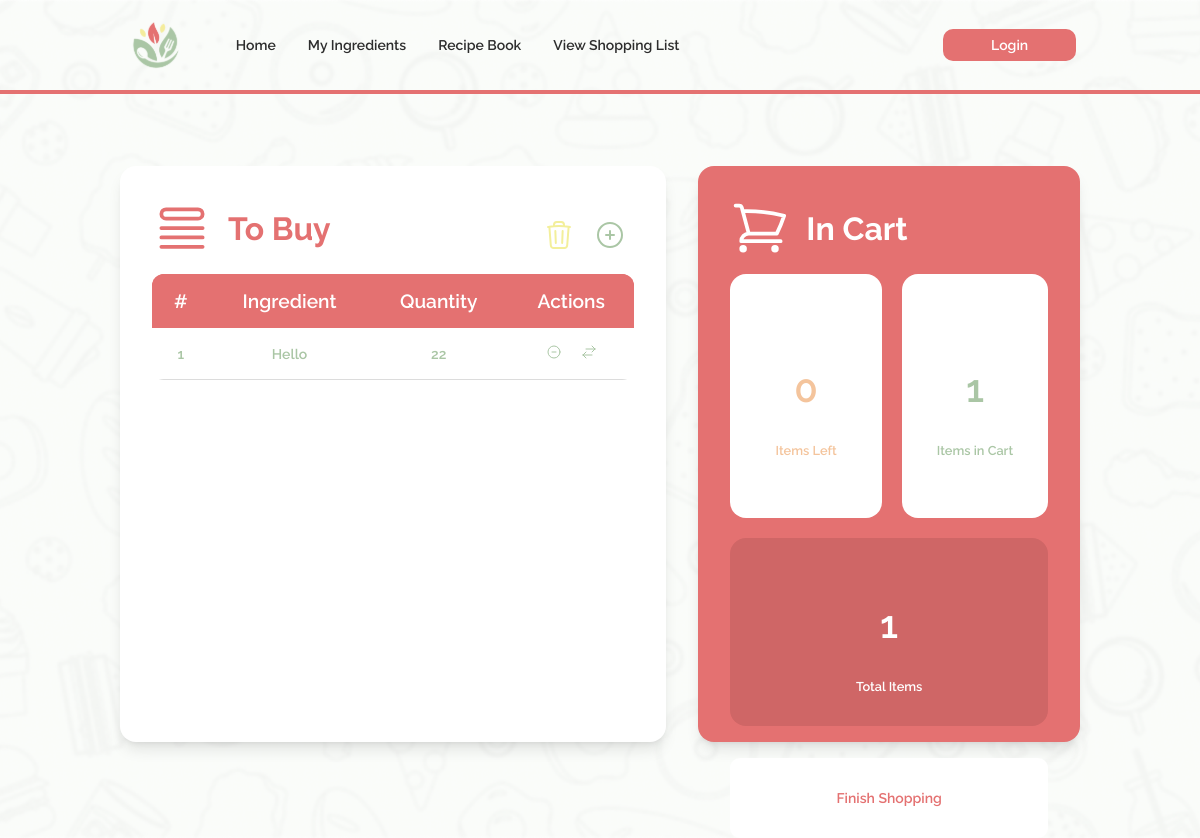
Page /shoppinglist/1/ on the earlier database version.
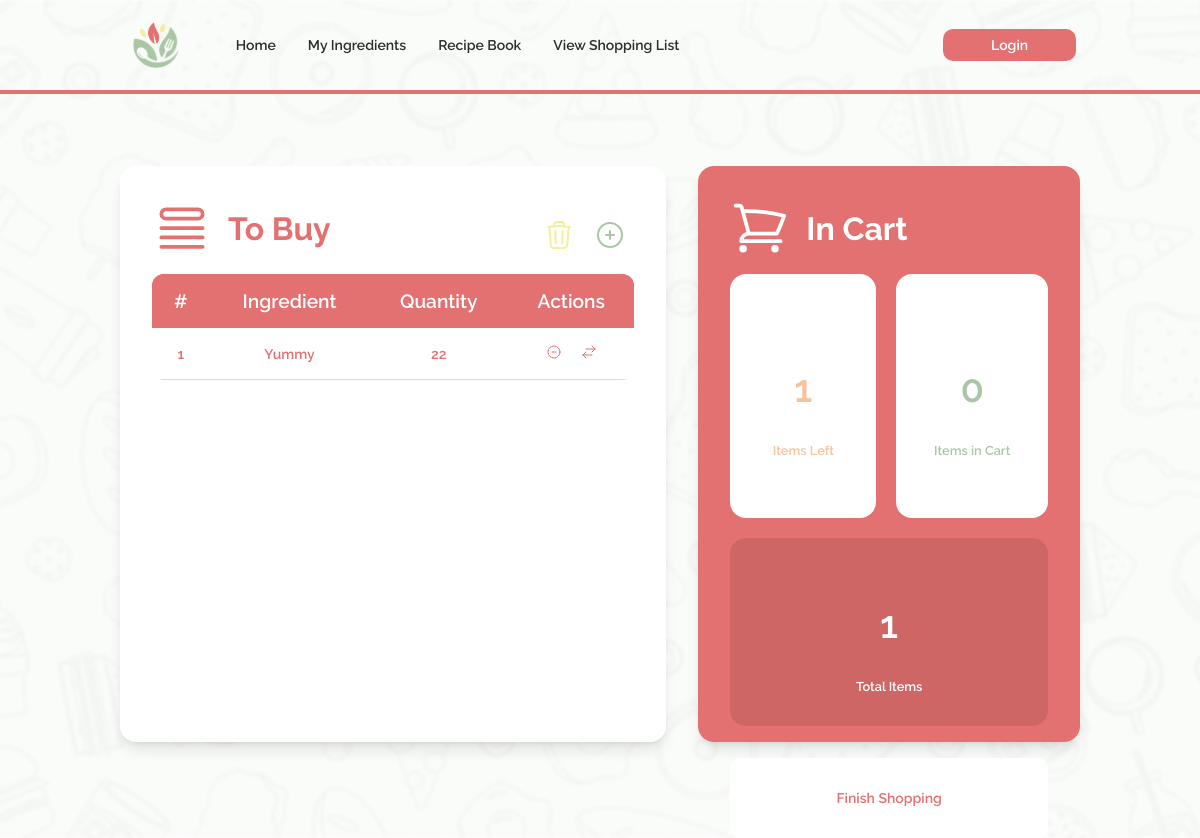
Same page on the later database version.
### apps/shoppinglist/models.py (models this page shows, shortened)
class IngredientToBuy(models.Model):
    ingredient = models.ForeignKey(Ingredient, on_delete=models.CASCADE, related_name='ingredients_to_buy')
    shopping_list = models.ForeignKey(ShoppingList, on_delete=models.CASCADE, related_name='ingredients_to_buy')
    quantity = models.PositiveIntegerField()
    in_cart = models.BooleanField(default=False)

### apps/ingredient/models.py (models this page shows, shortened)
class Ingredient(models.Model):
    CATEGORY_CHOICES = [
        ('Meat', 'Meat'),
        ('Vegetable', 'Vegetable'),
        ('Dairy', 'Dairy'),
        ('Fruit', 'Fruit'),
    ]
    ingredient_id = models.AutoField(primary_key=True)
    name = models.CharField(max_length=100)
    quantity = models.IntegerField(default=1)  # Add this field for quantity
    category = models.CharField(max_length=100, choices=CATEGORY_CHOICES)
    image = models.ImageField(upload_to='ingredient/', null=True, blank=True)
    date_purchased = models.DateField(null=True, blank=True)  # Add this field for the purchase date
    expiry_date = models.DateField(null=True, blank=True)     # Add this field for expiry date

### apps/shoppinglist/views.py (the view)
# urls.py: path('<int:list_id>/', views.shopping_list_view, name='list_detail'),
def shopping_list_view(request, list_id):
    shopping_list = get_object_or_404(ShoppingList, shopping_list_id=list_id)
    ingredientsToBuy = shopping_list.ingredients_to_buy.all()
    ingredients = Ingredient.objects.all();
    total_items = ingredientsToBuy.count()
    items_in_cart = ingredientsToBuy.filter(in_cart=True).count()
    items_left = total_items - items_in_cart
    context = {
        'shopping_list': shopping_list,
        'ingredients': ingredients,
        'ingredientsToBuy': ingredientsToBuy,
        'total_items': total_items,
        'items_in_cart': items_in_cart,
        'items_left': items_left,
    }
    return render(request, 'shopping_list.html', context)

### apps/shoppinglist/templates/shopping_list.html (shortened to what this page needs)
{% extends 'base.html' %} {% load static %} {% block content %}
<main class="__shoppinglist">
  <div class="container">
    <div class="section list-section">
      <div class="header-container">
        <header>
          <svg
            xmlns="http://www.w3.org/2000/svg"
            fill="none"
            viewBox="0 0 24 24"
            stroke-width="1.5"
            stroke="currentColor"
            class="header-logo"
          >
            <path
              stroke-linecap="round"
              stroke-linejoin="round"
              d="M3.75 12h16.5m-16.5 3.75h16.5M3.75 19.5h16.5M5.625 4.5h12.75a1.875 1.875 0 0 1 0 3.75H5.625a1.875 1.875 0 0 1 0-3.75Z"
            />
          </svg>
          <h2>To Buy</h2>
        </header>
        <div class="button-container">
          <button class="header-action-btn cta-button del-btn">
          </button>
          <button class="header-action-btn cta-button add-btn">
            <svg
              xmlns="http://www.w3.org/2000/svg"
              fill="none"
              viewBox="0 0 24 24"
              stroke-width="1.5"
              stroke="currentColor"
            >
              <path
                stroke-linecap="round"
                stroke-linejoin="round"
                d="M12 9v6m3-3H9m12 0a9 9 0 1 1-18 0 9 9 0 0 1 18 0Z"
              />
            </svg>
          </button>
        </div>
      </div>
      <table>
        <thead>
          <tr>
            <th>#</th>
            <th>Ingredient</th>
            <th>Quantity</th>
            <th>Actions</th>
          </tr>
        </thead>
        <tbody class="ingredient-table-body">
          {% for ingredient in ingredientsToBuy %}
          <tr class="{% if ingredient.in_cart %}in-cart{% else %}not-in-cart{% endif %}">
            <td>{{ forloop.counter }}</td>
            <td>{{ ingredient.ingredient.name }}</td>
            <td>{{ ingredient.quantity }}</td>
            <td>
              <button class="cta-button row-action-btn">
                <svg
                  xmlns="http://www.w3.org/2000/svg"
                  fill="none"
                  viewBox="0 0 24 24"
                  stroke-width="1.5"
                  stroke="currentColor"
                  class="size-6"
                >
                  <path
                    stroke-linecap="round"
                    stroke-linejoin="round"
                    d="M15 12H9m12 0a9 9 0 1 1-18 0 9 9 0 0 1 18 0Z"
                  />
                </svg>
              </button>
              <button class="cta-button row-action-btn" onclick="toggleInCart({{ ingredient.id }})">
                <svg
                  xmlns="http://www.w3.org/2000/svg"
                  fill="none"
                  viewBox="0 0 24 24"
                  stroke-width="1.5"
                  stroke="currentColor"
                  class="size-6"
                >
                  <path
                    stroke-linecap="round"
                    stroke-linejoin="round"
                    d="M7.5 21 3 16.5m0 0L7.5 12M3 16.5h13.5m0-13.5L21 7.5m0 0L16.5 12M21 7.5H7.5"
                  />
                </svg>
              </button>
            </td>
          </tr>
          {% endfor %}
        </tbody>
      </table>
    </div>
    <div class="section summary-section">
      <header>
        <h2>In Cart</h2>
      </header>
      <div class="summary-box">
        <span class="items-left"
          ><h3>{{ items_left }}</h3>
          Items Left</span
        >
        <span class="items-in-cart"
          ><h3>{{ items_in_cart }}</h3>
          Items in Cart</span
        >
        <span class="items-total"
          ><h3>{{ total_items }}</h3>
          Total Items</span
        >
      </div>
      <form action="{% url 'shoppinglist:finish_list' list_id=1 %}" method="POST">
        <button type="submit" class="btn-shop" id="finish-shopping-btn">Finish Shopping</button>
      </form>
    </div>
  </div>
</main>
{% endblock content%}

Differences in the rows shown:
removed IngredientToBuy: ingredient.name "Hello", quantity "22", in_cart True (drawn)
added IngredientToBuy: ingredient.name "Yummy", quantity "22", in_cart False (drawn)
Other differences:
{{ items_left }}: "0" → "1"
{{ items_in_cart }}: "1" → "0"
